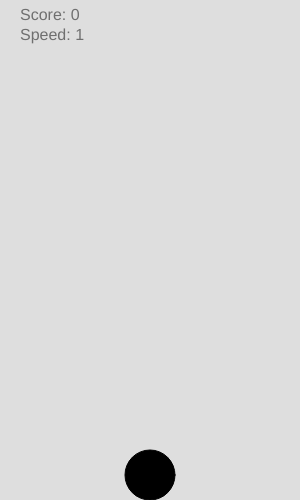
Frame 1 (no input)
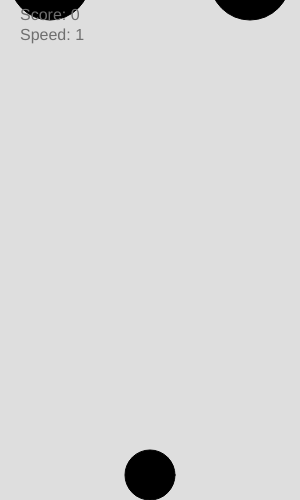
Frame 60 (no input)
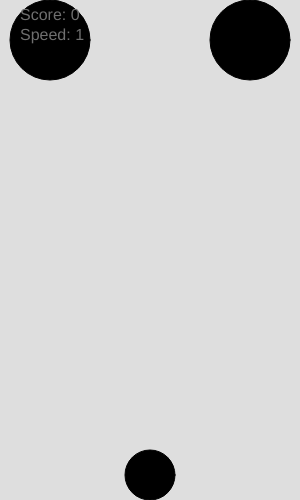
Frame 120 (the mouse pressed at the canvas centre since frame 60)

The p5.js sketch that drew these frames (run headless with seeded random() and noise() and a simulated clock; from frame 60 on, the mouse is pressed at the canvas centre):

// p5.js sketch
// ── sketch.js
var xMag = 0;
var speed = 1;
var snack;
var opponents;

function setup() {
  createCanvas(300, 500);

  snack = new Snack({size: 50});
  opponents = new Opponents(speed);
}

function draw() {
  background(222);

  opponents.addOpponents();
  opponents.update();

  textSize(16);
  fill(111);
  text("Score: " + opponents.count, 20, 20);


  textSize(16);
  fill(111);
  text("Speed: " + speed, 20, 40);

  if (opponents.isCrashed(snack) || snack.isCrashed()) {
    reset();
  }

  snack.x += xMag;

  snack.draw();
}

function reset() {
    opponents.reset();
    xMag = 0;
}

function keyPressed() {
  if (keyCode === LEFT_ARROW) {
    xMag = -speed;
  }

  if (keyCode === RIGHT_ARROW) {
    xMag = speed;
  }
}

function keyReleased() {
  xMag = 0;
}


// ── opponents.js
const ENTRY_POINTS = [50, 150, 250];
const LENGTH = 80;

class Opponents {

  constructor(speed) {
    this.speed = speed || 1;
    this.opponents = [];
    this.count = 0;

    this.addOpponents();
  }

  canAddOpponents() {

    const lastOp = this.opponents[this.opponents.length - 1];
    if (!lastOp) {
      return true;
    }

    return lastOp.y > LENGTH + (LENGTH/2);
  }

  addOpponents() {
    let y = -LENGTH;

    const noOfOpsPerRow = random([1, 2]);

    if (this.canAddOpponents()) {

        for(let i = 0; i < noOfOpsPerRow; i++) {

    let x = random(ENTRY_POINTS);
            this.opponents.push(new Snack({x,y, size: LENGTH}));
        }
    }
  }

  update() {
    for (let i in this.opponents) {
      this.opponents[i].y += this.speed;
      this.opponents[i].draw();

      if (this.opponents[i].y - this.opponents[i].size > height) {
        delete this.opponents[i];
        this.count++;
      }
    };
  }

  isCrashed(snack) {
    for (let i in this.opponents) {
      const dist = createVector(
        this.opponents[i].x,
          this.opponents[i].y
      ).sub(createVector(
        snack.x,
        snack.y
      )).mag();

      if (dist <= this.opponents[i].size/2 + snack.size/2) {
        return true;
      }
    };

    return false;
  }

  reset() {
    this.opponents = [];
    this.count = 0;
  }
}

// ── snack.js

class Snack {

  constructor({x, y, size = 20} = {}) {
    this.x = x || width/2;
    this.y = y || height - (size/2);
    this.size = size;
  }

  draw() {
    fill(0,0,0);
    ellipse(this.x, this.y, this.size, this.size);
  }

  isCrashed() {
    if (this.x < this.size/2 || (this.x + this.size/2) > width) {
      this.x = (width/2);
      return true;
    }

    if (this.y < 0 || this.y + (this.size/2) > height) {
      return true;
    }

    return false;
  }

  getCenterX() {
    return Math.floor(this.x + (this.size/2));
  }


  getCenterY() {
    return Math.floor(this.y + (this.size/2));
  }
}

// ── style.css
html, body {
  margin: 0;
  padding: 0;
  text-align: center;
}
canvas {
  display: block;
}
.p5Canvas {
  margin: 0 auto;
}
